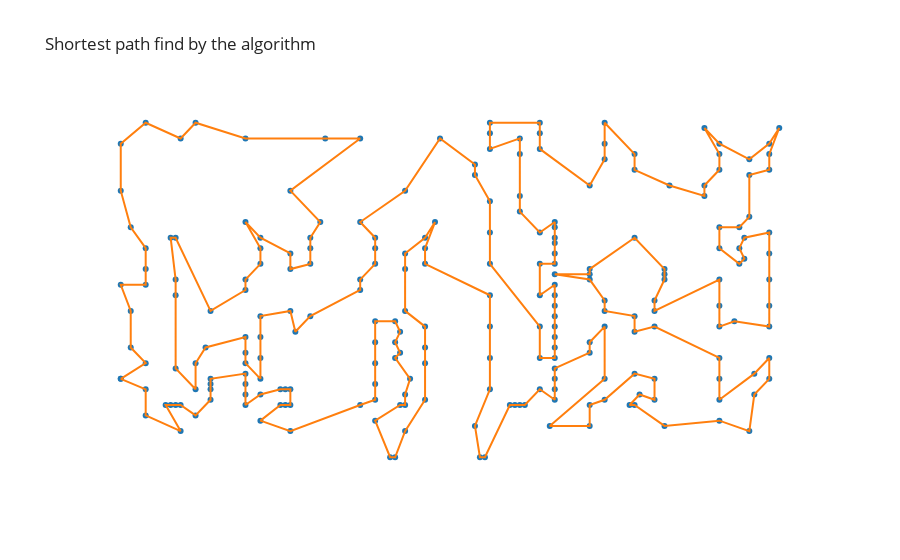

Notebook code for this chart:
### Markdown cell above
### Lancement du test avec l'algorithme 2-opt

### Code cell
# Algo 2-opt
data = data_TSPLIB(f'data/{ENSEMBLE_TEST[choix_data_test]}.tsp')
df = test_unitaire(choix_data_test, '2_opt')
affichage(df, data).show()

### Figure 1 — Plotly figure (JSON) as saved in the notebook; plotly's stock layout.template omitted (floating-point values rounded to 4 significant figures; data arrays with more than 128 entries replaced by an {"elided": "..."} marker saying what was removed)
{"data": [{"hovertemplate": "x=%{x}<br>y=%{y}<extra></extra>", "legendgroup": "", "marker": {"color": "#1F77B4", "symbol": "circle"}, "mode": "markers", "name": "", "orientation": "v", "showlegend": false, "type": "scatter", "x": {"elided": "238 int values"}, "xaxis": "x", "y": {"elided": "238 int values"}, "yaxis": "y"}, {"mode": "lines", "showlegend": false, "type": "scatter", "x": {"elided": "238 int values"}, "y": {"elided": "238 int values"}}], "layout": {"legend": {"tracegroupgap": 0}, "title": {"text": "Shortest path find by the algorithm"}, "xaxis": {"anchor": "y", "domain": [0, 1], "title": {"text": "x"}, "visible": false, "zeroline": false}, "yaxis": {"anchor": "x", "domain": [0, 1], "title": {"text": "y"}, "visible": false, "zeroline": false}}}
